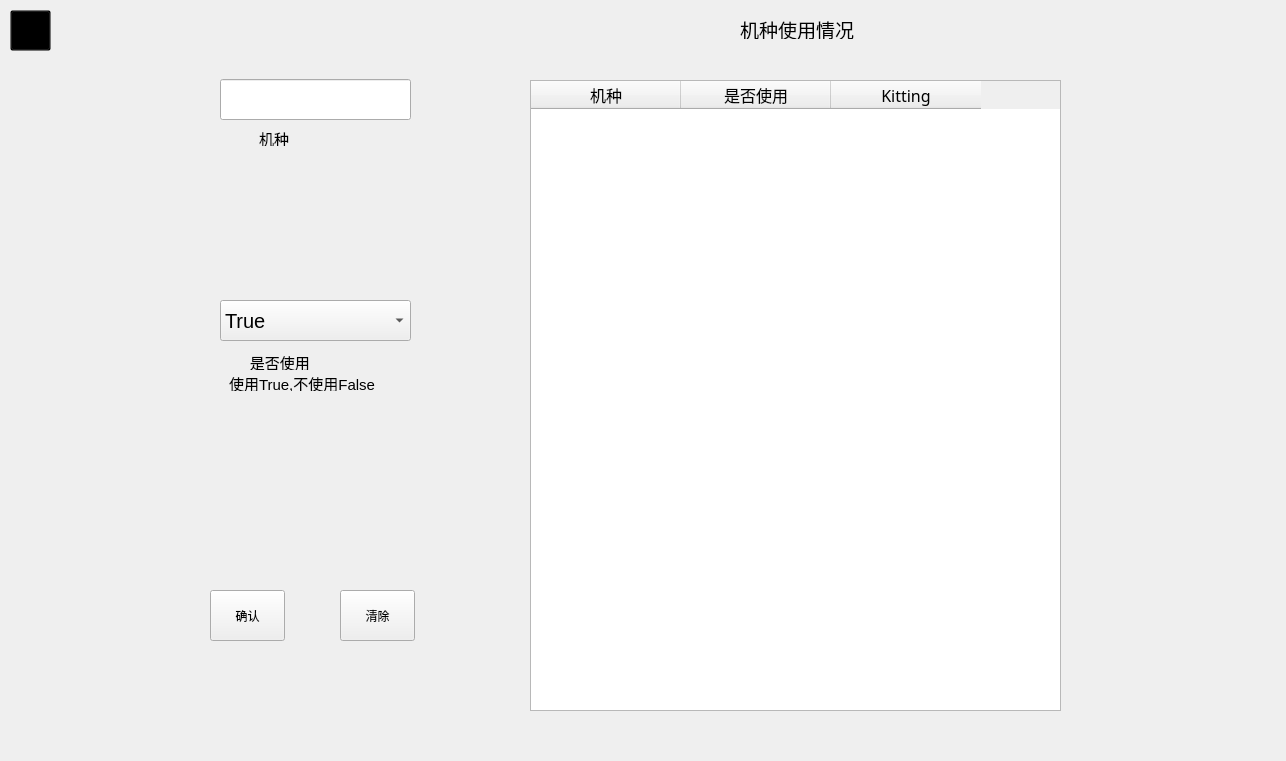
<?xml version="1.0" encoding="UTF-8"?>
<ui version="4.0">
 <class>Form</class>
 <widget class="QWidget" name="Form">
  <property name="geometry">
   <rect>
    <x>0</x>
    <y>0</y>
    <width>1286</width>
    <height>761</height>
   </rect>
  </property>
  <property name="windowTitle">
   <string>機種是否使用設定</string>
  </property>
  <property name="windowIcon">
   <iconset>
    <normaloff>cat.ico</normaloff>cat.ico</iconset>
  </property>
  <widget class="QLineEdit" name="lin_machine">
   <property name="geometry">
    <rect>
     <x>220</x>
     <y>79</y>
     <width>191</width>
     <height>41</height>
    </rect>
   </property>
  </widget>
  <widget class="QLabel" name="label">
   <property name="geometry">
    <rect>
     <x>230</x>
     <y>130</y>
     <width>141</width>
     <height>16</height>
    </rect>
   </property>
   <property name="font">
    <font>
     <pointsize>11</pointsize>
    </font>
   </property>
   <property name="text">
    <string>       机种</string>
   </property>
  </widget>
  <widget class="QLabel" name="label_2">
   <property name="geometry">
    <rect>
     <x>229</x>
     <y>354</y>
     <width>161</width>
     <height>16</height>
    </rect>
   </property>
   <property name="font">
    <font>
     <pointsize>11</pointsize>
    </font>
   </property>
   <property name="text">
    <string>     是否使用</string>
   </property>
  </widget>
  <widget class="QLabel" name="label_4">
   <property name="geometry">
    <rect>
     <x>229</x>
     <y>375</y>
     <width>191</width>
     <height>16</height>
    </rect>
   </property>
   <property name="font">
    <font>
     <pointsize>11</pointsize>
    </font>
   </property>
   <property name="text">
    <string>使用True,不使用False</string>
   </property>
  </widget>
  <widget class="QPushButton" name="pushButton">
   <property name="geometry">
    <rect>
     <x>210</x>
     <y>590</y>
     <width>75</width>
     <height>51</height>
    </rect>
   </property>
   <property name="text">
    <string>确认</string>
   </property>
  </widget>
  <widget class="QPushButton" name="pushButton_2">
   <property name="geometry">
    <rect>
     <x>340</x>
     <y>590</y>
     <width>75</width>
     <height>51</height>
    </rect>
   </property>
   <property name="text">
    <string>清除</string>
   </property>
  </widget>
  <widget class="QLabel" name="label_3">
   <property name="geometry">
    <rect>
     <x>740</x>
     <y>20</y>
     <width>114</width>
     <height>19</height>
    </rect>
   </property>
   <property name="font">
    <font>
     <pointsize>14</pointsize>
    </font>
   </property>
   <property name="text">
    <string>机种使用情况</string>
   </property>
  </widget>
  <widget class="QTableWidget" name="tableWidget">
   <property name="enabled">
    <bool>true</bool>
   </property>
   <property name="geometry">
    <rect>
     <x>530</x>
     <y>80</y>
     <width>531</width>
     <height>631</height>
    </rect>
   </property>
   <property name="font">
    <font>
     <family>微軟正黑體</family>
    </font>
   </property>
   <property name="layoutDirection">
    <enum>Qt::LeftToRight</enum>
   </property>
   <property name="editTriggers">
    <set>QAbstractItemView::NoEditTriggers</set>
   </property>
   <attribute name="horizontalHeaderDefaultSectionSize">
    <number>150</number>
   </attribute>
   <column>
    <property name="text">
     <string>机种</string>
    </property>
    <property name="font">
     <font>
      <pointsize>12</pointsize>
     </font>
    </property>
   </column>
   <column>
    <property name="text">
     <string>是否使用</string>
    </property>
    <property name="font">
     <font>
      <pointsize>12</pointsize>
     </font>
    </property>
   </column>
   <column>
    <property name="text">
     <string>Kitting</string>
    </property>
    <property name="font">
     <font>
      <pointsize>12</pointsize>
     </font>
    </property>
    <property name="background">
     <color>
      <red>255</red>
      <green>255</green>
      <blue>255</blue>
     </color>
    </property>
   </column>
  </widget>
  <widget class="QPushButton" name="pushButton_3">
   <property name="geometry">
    <rect>
     <x>850</x>
     <y>14</y>
     <width>40</width>
     <height>31</height>
    </rect>
   </property>
   <property name="styleSheet">
    <string notr="true">
QPushButton{
	font-size: 14px;/*字体大小*/
	color:white;/*颜色*/
	background: #00000000;/*背景颜色*/
	border-radius:40px;
	
}

QPushButton:hover{
}

QPushButton:pressed
{
  	/*padding-left:6px;*/
	padding-top:9px;

}

QPushButton{
	background:#00000000;
	border-radius:7px;
	
}
QPushButton:pressed{/*点击状态*/
	/*padding-left:3px;/*左边距*/
	padding-top:9px;/*上边距*/
}

</string>
   </property>
   <property name="text">
    <string/>
   </property>
   <property name="icon">
    <iconset resource="wire_images.qrc">
     <normaloff>:/images/Refresh_24px_1158474_easyicon.net.ico</normaloff>:/images/Refresh_24px_1158474_easyicon.net.ico</iconset>
   </property>
   <property name="iconSize">
    <size>
     <width>22</width>
     <height>22</height>
    </size>
   </property>
  </widget>
  <widget class="QPushButton" name="but_return">
   <property name="geometry">
    <rect>
     <x>10</x>
     <y>10</y>
     <width>41</width>
     <height>41</height>
    </rect>
   </property>
   <property name="styleSheet">
    <string notr="true">*{background:#00000000;}</string>
   </property>
   <property name="text">
    <string/>
   </property>
   <property name="icon">
    <iconset resource="wire_images.qrc">
     <normaloff>:/images/retutn.ico</normaloff>:/images/retutn.ico</iconset>
   </property>
   <property name="iconSize">
    <size>
     <width>30</width>
     <height>30</height>
    </size>
   </property>
  </widget>
  <widget class="QComboBox" name="com_machine_use">
   <property name="geometry">
    <rect>
     <x>220</x>
     <y>300</y>
     <width>191</width>
     <height>41</height>
    </rect>
   </property>
   <property name="font">
    <font>
     <pointsize>15</pointsize>
    </font>
   </property>
   <item>
    <property name="text">
     <string>True</string>
    </property>
   </item>
   <item>
    <property name="text">
     <string>False</string>
    </property>
   </item>
  </widget>
 </widget>
 <resources>
  <include location="wire_images.qrc"/>
 </resources>
 <connections>
  <connection>
   <sender>tableWidget</sender>
   <signal>cellDoubleClicked(int,int)</signal>
   <receiver>Form</receiver>
   <slot>TEST()</slot>
   <hints>
    <hint type="sourcelabel">
     <x>690</x>
     <y>137</y>
    </hint>
    <hint type="destinationlabel">
     <x>197</x>
     <y>281</y>
    </hint>
   </hints>
  </connection>
  <connection>
   <sender>pushButton</sender>
   <signal>pressed()</signal>
   <receiver>Form</receiver>
   <slot>confire_reslute()</slot>
   <hints>
    <hint type="sourcelabel">
     <x>210</x>
     <y>590</y>
    </hint>
    <hint type="destinationlabel">
     <x>42</x>
     <y>232</y>
    </hint>
   </hints>
  </connection>
  <connection>
   <sender>pushButton_2</sender>
   <signal>pressed()</signal>
   <receiver>Form</receiver>
   <slot>Clean_All()</slot>
   <hints>
    <hint type="sourcelabel">
     <x>340</x>
     <y>590</y>
    </hint>
    <hint type="destinationlabel">
     <x>259</x>
     <y>344</y>
    </hint>
   </hints>
  </connection>
  <connection>
   <sender>pushButton_3</sender>
   <signal>pressed()</signal>
   <receiver>Form</receiver>
   <slot>Clean_All()</slot>
   <hints>
    <hint type="sourcelabel">
     <x>860</x>
     <y>20</y>
    </hint>
    <hint type="destinationlabel">
     <x>648</x>
     <y>20</y>
    </hint>
   </hints>
  </connection>
  <connection>
   <sender>but_return</sender>
   <signal>clicked()</signal>
   <receiver>Form</receiver>
   <slot>return_mainwindow()</slot>
   <hints>
    <hint type="sourcelabel">
     <x>23</x>
     <y>29</y>
    </hint>
    <hint type="destinationlabel">
     <x>184</x>
     <y>39</y>
    </hint>
   </hints>
  </connection>
  <connection>
   <sender>lin_machine</sender>
   <signal>returnPressed()</signal>
   <receiver>Form</receiver>
   <slot>seek_machine_address()</slot>
   <hints>
    <hint type="sourcelabel">
     <x>279</x>
     <y>94</y>
    </hint>
    <hint type="destinationlabel">
     <x>338</x>
     <y>41</y>
    </hint>
   </hints>
  </connection>
 </connections>
 <slots>
  <slot>TEST()</slot>
  <slot>confire_reslute()</slot>
  <slot>Clean_All()</slot>
  <slot>return_mainwindow()</slot>
  <slot>save_data()</slot>
  <slot>seek_machine_address()</slot>
 </slots>
</ui>
